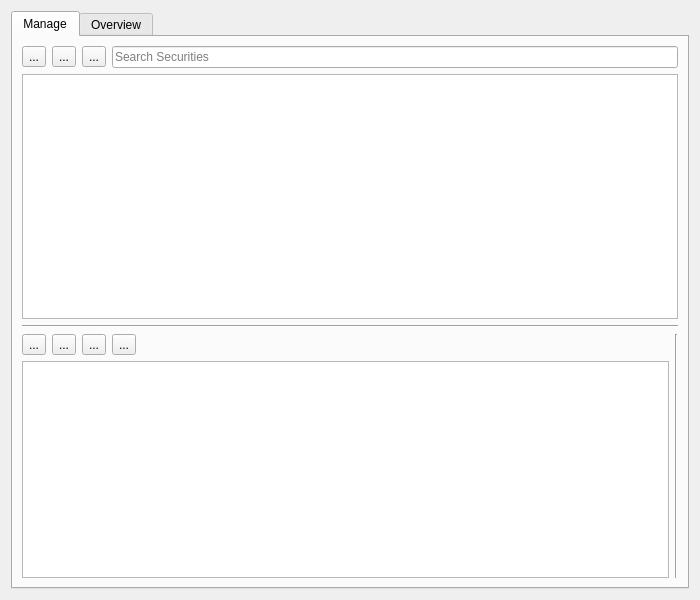
<?xml version="1.0" encoding="UTF-8"?>
<ui version="4.0">
 <class>SecurityForm</class>
 <widget class="QWidget" name="SecurityForm">
  <property name="windowModality">
   <enum>Qt::WindowModal</enum>
  </property>
  <property name="geometry">
   <rect>
    <x>0</x>
    <y>0</y>
    <width>700</width>
    <height>600</height>
   </rect>
  </property>
  <property name="windowTitle">
   <string>Securities</string>
  </property>
  <property name="locale">
   <locale language="English" country="UnitedKingdom"/>
  </property>
  <layout class="QVBoxLayout" name="verticalLayout_2">
   <item>
    <widget class="QTabWidget" name="tabWidget">
     <property name="currentIndex">
      <number>0</number>
     </property>
     <widget class="QWidget" name="manageSecuritiesTab">
      <attribute name="title">
       <string>Manage</string>
      </attribute>
      <layout class="QVBoxLayout" name="verticalLayout_3">
       <item>
        <layout class="QHBoxLayout" name="manageControlsHorizontalLayout">
         <item>
          <widget class="QToolButton" name="addToolButton">
           <property name="text">
            <string>...</string>
           </property>
          </widget>
         </item>
         <item>
          <widget class="QToolButton" name="editToolButton">
           <property name="text">
            <string>...</string>
           </property>
          </widget>
         </item>
         <item>
          <widget class="QToolButton" name="removeToolButton">
           <property name="text">
            <string>...</string>
           </property>
          </widget>
         </item>
         <item>
          <widget class="QLineEdit" name="manageSearchLineEdit">
           <property name="toolTip">
            <string>&lt;html&gt;&lt;head/&gt;&lt;body&gt;&lt;p&gt;Special characters:&lt;/p&gt;&lt;p&gt;* matches zero or more of any characters&lt;br/&gt;? matches any single character&lt;br/&gt;[...] matches any character within square brackets&lt;/p&gt;&lt;/body&gt;&lt;/html&gt;</string>
           </property>
           <property name="placeholderText">
            <string>Search Securities</string>
           </property>
           <property name="clearButtonEnabled">
            <bool>true</bool>
           </property>
          </widget>
         </item>
        </layout>
       </item>
       <item>
        <widget class="QTableView" name="securityTableView">
         <property name="selectionMode">
          <enum>QAbstractItemView::SingleSelection</enum>
         </property>
         <property name="selectionBehavior">
          <enum>QAbstractItemView::SelectRows</enum>
         </property>
         <property name="sortingEnabled">
          <bool>true</bool>
         </property>
         <attribute name="horizontalHeaderHighlightSections">
          <bool>false</bool>
         </attribute>
         <attribute name="horizontalHeaderStretchLastSection">
          <bool>true</bool>
         </attribute>
         <attribute name="verticalHeaderVisible">
          <bool>false</bool>
         </attribute>
        </widget>
       </item>
       <item>
        <widget class="Line" name="horizontalLine">
         <property name="orientation">
          <enum>Qt::Horizontal</enum>
         </property>
        </widget>
       </item>
       <item>
        <layout class="QHBoxLayout" name="securityPriceHorizontalLayout" stretch="0,0">
         <item>
          <layout class="QVBoxLayout" name="securityPriceVerticalLayout">
           <item>
            <layout class="QHBoxLayout" name="securityPriceControlsHorizontalLayout">
             <item>
              <widget class="QToolButton" name="addPriceToolButton">
               <property name="text">
                <string>...</string>
               </property>
              </widget>
             </item>
             <item>
              <widget class="QToolButton" name="editPriceToolButton">
               <property name="text">
                <string>...</string>
               </property>
              </widget>
             </item>
             <item>
              <widget class="QToolButton" name="removePriceToolButton">
               <property name="text">
                <string>...</string>
               </property>
              </widget>
             </item>
             <item>
              <widget class="QToolButton" name="loadPriceDataToolButton">
               <property name="text">
                <string>...</string>
               </property>
              </widget>
             </item>
             <item>
              <spacer name="horizontalSpacer">
               <property name="orientation">
                <enum>Qt::Horizontal</enum>
               </property>
               <property name="sizeHint" stdset="0">
                <size>
                 <width>40</width>
                 <height>20</height>
                </size>
               </property>
              </spacer>
             </item>
            </layout>
           </item>
           <item>
            <widget class="QTableView" name="securityPriceTableView">
             <property name="sizeAdjustPolicy">
              <enum>QAbstractScrollArea::AdjustIgnored</enum>
             </property>
             <property name="selectionBehavior">
              <enum>QAbstractItemView::SelectRows</enum>
             </property>
             <property name="sortingEnabled">
              <bool>true</bool>
             </property>
             <attribute name="horizontalHeaderHighlightSections">
              <bool>false</bool>
             </attribute>
             <attribute name="verticalHeaderVisible">
              <bool>false</bool>
             </attribute>
             <attribute name="verticalHeaderHighlightSections">
              <bool>false</bool>
             </attribute>
            </widget>
           </item>
          </layout>
         </item>
         <item>
          <widget class="Line" name="line">
           <property name="orientation">
            <enum>Qt::Vertical</enum>
           </property>
          </widget>
         </item>
        </layout>
       </item>
      </layout>
     </widget>
     <widget class="QWidget" name="securitiesOverviewTab">
      <attribute name="title">
       <string>Overview</string>
      </attribute>
      <layout class="QVBoxLayout" name="verticalLayout">
       <item>
        <layout class="QHBoxLayout" name="overviewControlsHorizontalLayout">
         <item>
          <widget class="QToolButton" name="expandAllToolButton">
           <property name="text">
            <string>...</string>
           </property>
          </widget>
         </item>
         <item>
          <widget class="QToolButton" name="collapseAllToolButton">
           <property name="text">
            <string>...</string>
           </property>
          </widget>
         </item>
         <item>
          <widget class="QLineEdit" name="overviewSearchLineEdit">
           <property name="placeholderText">
            <string>Search</string>
           </property>
          </widget>
         </item>
        </layout>
       </item>
       <item>
        <widget class="QTreeView" name="treeView">
         <property name="uniformRowHeights">
          <bool>true</bool>
         </property>
         <property name="sortingEnabled">
          <bool>true</bool>
         </property>
        </widget>
       </item>
      </layout>
     </widget>
    </widget>
   </item>
  </layout>
  <action name="actionAdd_Security">
   <property name="text">
    <string>Add Security</string>
   </property>
  </action>
  <action name="actionEdit_Security">
   <property name="text">
    <string>Edit Security</string>
   </property>
  </action>
  <action name="actionRemove_Security">
   <property name="text">
    <string>Remove Security</string>
   </property>
  </action>
  <action name="actionExpand_All">
   <property name="text">
    <string>Expand All</string>
   </property>
  </action>
  <action name="actionCollapse_All">
   <property name="text">
    <string>Collapse All</string>
   </property>
  </action>
  <action name="actionAdd_Price">
   <property name="text">
    <string>Add Price</string>
   </property>
  </action>
  <action name="actionEdit_Price">
   <property name="text">
    <string>Edit Price</string>
   </property>
  </action>
  <action name="actionRemove_Price">
   <property name="text">
    <string>Remove Price</string>
   </property>
  </action>
  <action name="actionLoad_Price_Data">
   <property name="text">
    <string>Load Price Data</string>
   </property>
  </action>
 </widget>
 <resources/>
 <connections/>
</ui>
